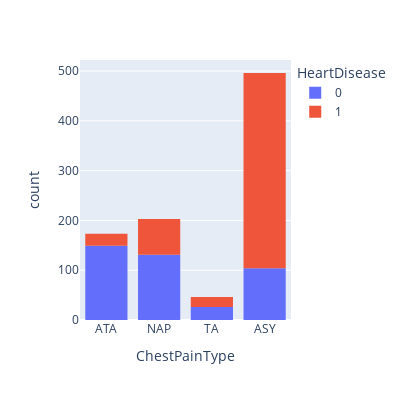

This figure's notebook cell:
### Code cell
fig = px.histogram(raw_df, x="ChestPainType", color="HeartDisease",width=400, height=400)
fig.show()

### Figure 1 — Plotly figure (JSON) as saved in the notebook; plotly's stock layout.template omitted (floating-point values rounded to 4 significant figures; data arrays with more than 128 entries replaced by an {"elided": "..."} marker saying what was removed)
{"data": [{"alignmentgroup": "True", "bingroup": "x", "hovertemplate": "HeartDisease=0<br>ChestPainType=%{x}<br>count=%{y}<extra></extra>", "legendgroup": "0", "marker": {"color": "#636efa"}, "name": "0", "offsetgroup": "0", "orientation": "v", "showlegend": true, "type": "histogram", "x": {"elided": "410 str values"}, "xaxis": "x", "yaxis": "y"}, {"alignmentgroup": "True", "bingroup": "x", "hovertemplate": "HeartDisease=1<br>ChestPainType=%{x}<br>count=%{y}<extra></extra>", "legendgroup": "1", "marker": {"color": "#EF553B"}, "name": "1", "offsetgroup": "1", "orientation": "v", "showlegend": true, "type": "histogram", "x": {"elided": "508 str values"}, "xaxis": "x", "yaxis": "y"}], "layout": {"barmode": "relative", "height": 400, "legend": {"title": {"text": "HeartDisease"}, "tracegroupgap": 0}, "margin": {"t": 60}, "width": 400, "xaxis": {"anchor": "y", "domain": [0, 1], "title": {"text": "ChestPainType"}}, "yaxis": {"anchor": "x", "domain": [0, 1], "title": {"text": "count"}}}}
